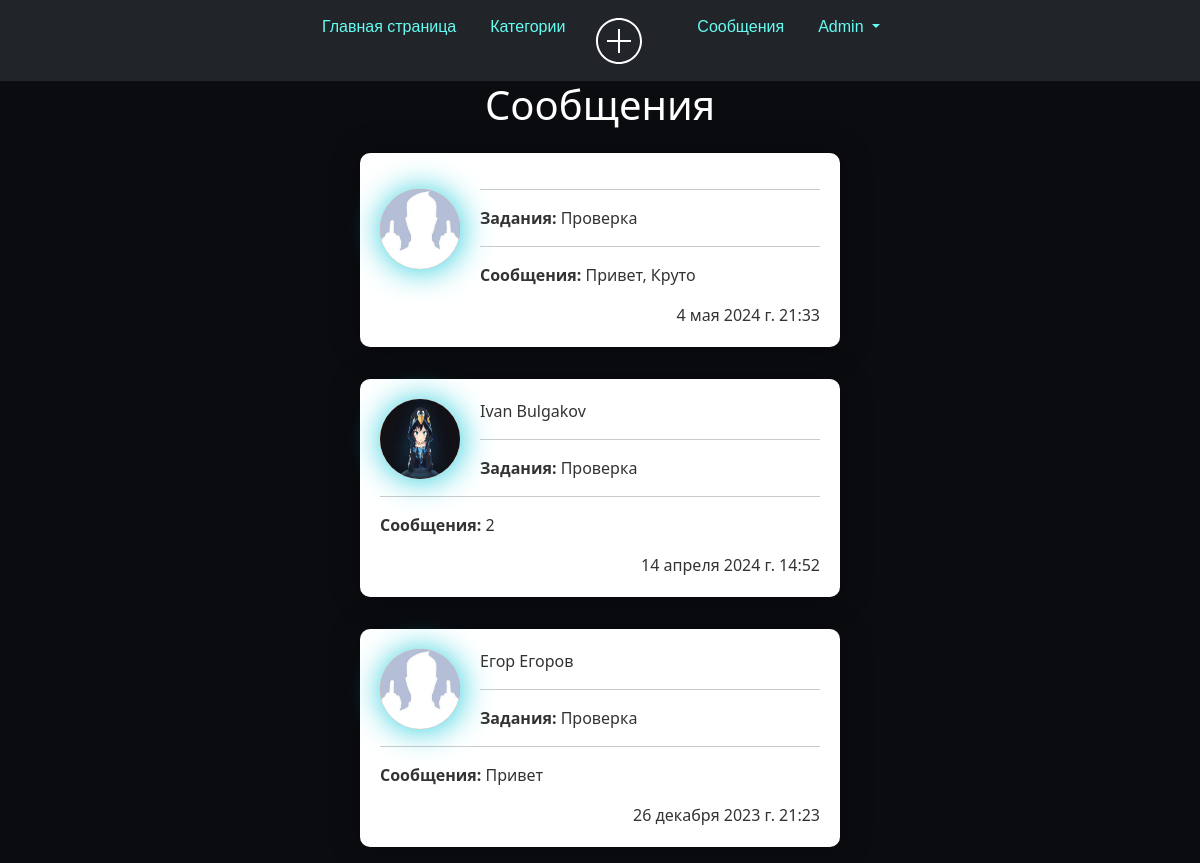
Screenshot of /message/ (signed in) with the database file from the repository.
### user_profile/models.py (models this page shows, shortened)
class Profile(models.Model):
    user = models.OneToOneField(User, null=True, blank=True, on_delete=models.CASCADE)
    first_name = models.CharField(max_length=100)
    last_name = models.CharField(max_length=100)
    email = models.EmailField()
    telegram_url = models.URLField(blank=True, null=True)
    youtube_url = models.URLField(blank=True, null=True)
    vk_url = models.URLField(blank=True, null=True)
    profile_picture = models.ImageField("Изображения", default="profile_pictures/default_profile_picture.jpg",
                                        null=True,
                                        blank=True, upload_to='media/profile_pictures')
    city = models.CharField(max_length=100)

### user_messeges/models.py (models this page shows, shortened)
class Conversation(models.Model):
    item = models.ForeignKey(Articles, related_name='conversations', on_delete=models.CASCADE)
    members = models.ManyToManyField(User, related_name='conversations')
    created_at = models.DateTimeField(auto_now_add=True)
    modified_at = models.DateTimeField(auto_now=True)
    class Meta:
        ordering = ('-modified_at',)

class ConversationMessage(models.Model):
    conversation = models.ForeignKey(Conversation, related_name='messages', on_delete=models.CASCADE)
    content = models.TextField()
    created_at = models.DateTimeField(auto_now_add=True)
    created_by = models.ForeignKey(User, related_name='created_messages', on_delete=models.CASCADE)

### tasks_app_user/models.py (models this page shows, shortened)
class Articles(models.Model):
    title = models.CharField("Название Задания", max_length=35)
    anons = models.CharField("О задании", max_length=25)
    phope = models.CharField('Телефон для связи с вами', max_length=11)
    prise = models.CharField('Цена', max_length=15)
    full_text = models.TextField("Задания")
    data = models.DateTimeField(auto_now_add=True)
    user_name = models.CharField("User_name", max_length=15, )
    author = models.ForeignKey(User, on_delete=models.CASCADE, null=True)  # Внешний ключ к пользователю
    category = models.ForeignKey(Category, on_delete=models.SET_NULL, null=True)
    class Meta:
        verbose_name = "Задания"
        verbose_name_plural = "Задании"

### user_messeges/views.py (the view)
# urls.py: path('message/', views.inbox, name='inbox'),
@login_required
def inbox(request):
    conversations = Conversation.objects.filter(members__in=[request.user.id])
    return render(request, 'inbox.html', {
        'conversations': conversations,
    })

### user_messeges/templates/inbox.html (shortened to what this page needs)
{% extends 'tasks_app/layout.html' %}
{% block content %}
{% if conversations %}
<h1 class="mb-6 text-3xl" style="text-align: center; color: white;">Сообщения</h1>
{% for conversation in conversations %}
    <div class="features">
        <div class="blog_post">
            <div class="space-y-6">
                <a href="{% url 'detail' conversation.id %}">
                    <div class="p-6 flex bg-gray-100 rounded-xl">
                        <div>
                            {% for member in conversation.members.all %}
                                {% if member != request.user %}
                            <img class="profile-pic" src="{{ member.profile.profile_picture.url }}">
                                    <p class="mb-1 text-sm">{{ member.profile.first_name }} {{ member.profile.last_name }} </p>
                                    <hr>
                                    <p><strong>Задания:</strong> {{ conversation.item.title }}</p>
                                    <hr>
                                    <p><strong>Сообщения:</strong> {{ conversation.messages.last.content|slice:":20" }}</p>
                                    <div class="time" align="right">{{ conversation.modified_at }}</div>
                                {% endif %}
                            {% endfor %}
                        </div>
                    </div>
                </a>
            </div>
        </div>
    </div>
{% endfor %}
{% else %}
<h1 class="mb-6 text-3xl" style="text-align: center;">У вас нет сообщений</h1>
{% endif %}
{% endblock %}

### tasks_app/templates/tasks_app/layout.html (shortened to what this page needs)
{% load static %}
{% load pwa %}
<html lang="en">
<head>
    <link rel="stylesheet" href="https://cdn.jsdelivr.net/npm/bootstrap@5.2.3/dist/css/bootstrap.min.css">
    <link rel="stylesheet" href="{% static 'tasks_app/css/tasks_app.css' %}">
</head>
<body>
<aside>
    <div class="bar">
        <ul class="nav justify-content-center navbar navbar-expand-lg navbar-dark bg-dark ">
            <li class="nav-item">
                <a class="nav-link active" aria-current="page" href="{% url 'home' %}">Главная страница</a>
            </li>
            <li class="nav-item">
                <a class="nav-link" href="{% url 'category' %}">Категории</a>
            </li>
            <li class="nav-item">
                <a href="{% url 'create' %}" class="bloc-icon">
                    <div class="img">
                    </div>
                </a>
            </li>
            {% if request.user.is_authenticated %}
            <li class="nav-item">
                <a class="nav-link active" aria-current="page" href="{% url 'inbox' %}">Сообщения</a>
            </li>
            {% endif %}
            <ul class="nav justify-content-end">
                {% if request.user.is_authenticated %}
                <li class="nav-item dropdown">
                    <a class="nav-link dropdown-toggle" href="#" role="button" data-bs-toggle="dropdown"
                       aria-expanded="false">
                        {{ user.username }}
                    </a>
                    {% else %}
            </ul>
            <li class="nav-item">
                <a class="nav-link" href="{% url 'register' %}">Регистрация</a>
            </li>
            <li class="nav-item"><a class="nav-link" href="{% url 'login' %}">Войти</a>
                {% endif %}
            </li>
        </ul>
    </div>
</aside>
                    <link href='https://unpkg.com/css.gg@2.0.0/icons/css/list.css' rel='stylesheet'>
<main>
    {% block content %}
    {% endblock %}
</main>
</body>
</html>

### tasks_app/static/tasks_app/css/tasks_app.css (style rules this page uses)
html, body { width: 100%; height:100%; }
body { background: #0B0C10; }
.features { padding: 1em; padding: 1em; width: 70%; margin: auto; text-align: center; box-sizing: content-box; }
li { display: inline-block; }
.nav-link { margin-top: 18px; margin-block: 26px; margin-block-start: -1px; margin-left: 2px; color: #66FCF1; }
.bloc-icon { display: flex; justify-content: center; align-items: center; }
.img { width: 98px; border-radius: 50%; position: relative; left: -12px; }
.justify-content-center { justify-content: center!important; margin-top: 0px; font-family: "Poppins", sans-serif; }
.justify-content-end { justify-content: flex-end!important; margin-top: 0px; font-family: "Poppins", sans-serif; }

### user_messeges/templates/inbox.html (style rules this page uses)
.features { padding: 1em; width: 40%; margin: auto; border-radius: 10px; text-align: left; box-sizing: content-box; }
.profile-pic { float: left; margin-right: 20px; width: 80px; height: 80px; background: linear-gradient(90deg, #ff9966, #ff5e62); border-radius: 50%; box-shadow: 1px 1px 2rem rgb(31 202 219); }
a { text-decoration: none; color: #333; }
.blog_post { background: #fff; border-radius: 10px; box-shadow: 1px 1px 2rem rgba(0, 0, 0, 0.3); margin: 0 auto; padding: 20px;  flex-direction: row; }

### rows the page displays
Conversation: item "Проверка", messages.last.content "Привет, Круто", modified_at "4 мая 2024 г. 21:33"
Conversation: item "Проверка", messages.last.content "2", modified_at "14 апреля 2024 г. 14:52"
Conversation: item "Проверка", messages.last.content "Привет", modified_at "26 декабря 2023 г. 21:23"

### other values shown
{{ user.username }} "Admin"
{{ member.profile.first_name }} "Ivan"
{{ member.profile.last_name }} "Bulgakov"
{{ member.profile.first_name }} "Егор"
{{ member.profile.last_name }} "Егоров"
